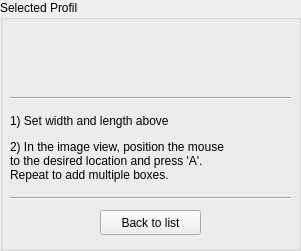
<?xml version="1.0" encoding="UTF-8"?>
<ui version="4.0">
 <class>Widget_stackedprofilbox_edit</class>
 <widget class="QWidget" name="Widget_stackedprofilbox_edit">
  <property name="geometry">
   <rect>
    <x>0</x>
    <y>0</y>
    <width>301</width>
    <height>251</height>
   </rect>
  </property>
  <property name="windowTitle">
   <string>Form</string>
  </property>
  <widget class="QGroupBox" name="groupBox_selectedProfil">
   <property name="geometry">
    <rect>
     <x>0</x>
     <y>0</y>
     <width>301</width>
     <height>251</height>
    </rect>
   </property>
   <property name="title">
    <string>Selected Profil</string>
   </property>
   <widget class="Line" name="line_sep1">
    <property name="geometry">
     <rect>
      <x>10</x>
      <y>90</y>
      <width>281</width>
      <height>16</height>
     </rect>
    </property>
    <property name="orientation">
     <enum>Qt::Horizontal</enum>
    </property>
   </widget>
   <widget class="QStackedWidget" name="stackedWidget">
    <property name="geometry">
     <rect>
      <x>0</x>
      <y>100</y>
      <width>301</width>
      <height>151</height>
     </rect>
    </property>
    <property name="styleSheet">
     <string notr="true"/>
    </property>
    <property name="currentIndex">
     <number>1</number>
    </property>
    <widget class="QWidget" name="page_adjustLoc">
     <property name="sizePolicy">
      <sizepolicy hsizetype="Fixed" vsizetype="Fixed">
       <horstretch>0</horstretch>
       <verstretch>0</verstretch>
      </sizepolicy>
     </property>
     <widget class="QLabel" name="label_adjustLoc">
      <property name="geometry">
       <rect>
        <x>10</x>
        <y>10</y>
        <width>271</width>
        <height>16</height>
       </rect>
      </property>
      <property name="text">
       <string>Move from current location:</string>
      </property>
      <property name="alignment">
       <set>Qt::AlignCenter</set>
      </property>
     </widget>
     <widget class="Line" name="line_sep1_1">
      <property name="geometry">
       <rect>
        <x>10</x>
        <y>90</y>
        <width>281</width>
        <height>16</height>
       </rect>
      </property>
      <property name="orientation">
       <enum>Qt::Horizontal</enum>
      </property>
     </widget>
     <widget class="QPushButton" name="pushButton_remove">
      <property name="enabled">
       <bool>true</bool>
      </property>
      <property name="geometry">
       <rect>
        <x>100</x>
        <y>110</y>
        <width>101</width>
        <height>25</height>
       </rect>
      </property>
      <property name="sizePolicy">
       <sizepolicy hsizetype="Fixed" vsizetype="Fixed">
        <horstretch>0</horstretch>
        <verstretch>0</verstretch>
       </sizepolicy>
      </property>
      <property name="focusPolicy">
       <enum>Qt::NoFocus</enum>
      </property>
      <property name="text">
       <string>Remove</string>
      </property>
     </widget>
     <widget class="QFrame" name="frame">
      <property name="geometry">
       <rect>
        <x>10</x>
        <y>40</y>
        <width>281</width>
        <height>41</height>
       </rect>
      </property>
      <property name="sizePolicy">
       <sizepolicy hsizetype="Fixed" vsizetype="Fixed">
        <horstretch>0</horstretch>
        <verstretch>0</verstretch>
       </sizepolicy>
      </property>
      <property name="frameShape">
       <enum>QFrame::NoFrame</enum>
      </property>
      <property name="frameShadow">
       <enum>QFrame::Plain</enum>
      </property>
      <property name="lineWidth">
       <number>1</number>
      </property>
      <layout class="QHBoxLayout" name="horizontalLayout_2">
       <property name="spacing">
        <number>9</number>
       </property>
       <property name="leftMargin">
        <number>0</number>
       </property>
       <property name="topMargin">
        <number>0</number>
       </property>
       <property name="rightMargin">
        <number>0</number>
       </property>
       <property name="bottomMargin">
        <number>0</number>
       </property>
       <item>
        <widget class="QPushButton" name="pushButton_minus20">
         <property name="enabled">
          <bool>false</bool>
         </property>
         <property name="sizePolicy">
          <sizepolicy hsizetype="MinimumExpanding" vsizetype="Expanding">
           <horstretch>31</horstretch>
           <verstretch>41</verstretch>
          </sizepolicy>
         </property>
         <property name="focusPolicy">
          <enum>Qt::NoFocus</enum>
         </property>
         <property name="text">
          <string>-20</string>
         </property>
        </widget>
       </item>
       <item>
        <widget class="QPushButton" name="pushButton_minus5">
         <property name="enabled">
          <bool>false</bool>
         </property>
         <property name="sizePolicy">
          <sizepolicy hsizetype="MinimumExpanding" vsizetype="Expanding">
           <horstretch>31</horstretch>
           <verstretch>41</verstretch>
          </sizepolicy>
         </property>
         <property name="focusPolicy">
          <enum>Qt::NoFocus</enum>
         </property>
         <property name="text">
          <string>-5</string>
         </property>
        </widget>
       </item>
       <item>
        <widget class="QPushButton" name="pushButton_minus1">
         <property name="enabled">
          <bool>false</bool>
         </property>
         <property name="sizePolicy">
          <sizepolicy hsizetype="MinimumExpanding" vsizetype="Expanding">
           <horstretch>31</horstretch>
           <verstretch>41</verstretch>
          </sizepolicy>
         </property>
         <property name="focusPolicy">
          <enum>Qt::NoFocus</enum>
         </property>
         <property name="text">
          <string>-1</string>
         </property>
        </widget>
       </item>
       <item>
        <spacer name="horizontalSpacer">
         <property name="orientation">
          <enum>Qt::Horizontal</enum>
         </property>
         <property name="sizeType">
          <enum>QSizePolicy::Fixed</enum>
         </property>
         <property name="sizeHint" stdset="0">
          <size>
           <width>9</width>
           <height>20</height>
          </size>
         </property>
        </spacer>
       </item>
       <item>
        <widget class="QPushButton" name="pushButton_plus1">
         <property name="enabled">
          <bool>false</bool>
         </property>
         <property name="sizePolicy">
          <sizepolicy hsizetype="MinimumExpanding" vsizetype="Expanding">
           <horstretch>31</horstretch>
           <verstretch>41</verstretch>
          </sizepolicy>
         </property>
         <property name="focusPolicy">
          <enum>Qt::NoFocus</enum>
         </property>
         <property name="text">
          <string>+1</string>
         </property>
        </widget>
       </item>
       <item>
        <widget class="QPushButton" name="pushButton_plus5">
         <property name="enabled">
          <bool>false</bool>
         </property>
         <property name="sizePolicy">
          <sizepolicy hsizetype="MinimumExpanding" vsizetype="Expanding">
           <horstretch>31</horstretch>
           <verstretch>41</verstretch>
          </sizepolicy>
         </property>
         <property name="focusPolicy">
          <enum>Qt::NoFocus</enum>
         </property>
         <property name="text">
          <string>+5</string>
         </property>
        </widget>
       </item>
       <item>
        <widget class="QPushButton" name="pushButton_plus20">
         <property name="enabled">
          <bool>false</bool>
         </property>
         <property name="sizePolicy">
          <sizepolicy hsizetype="MinimumExpanding" vsizetype="Expanding">
           <horstretch>31</horstretch>
           <verstretch>41</verstretch>
          </sizepolicy>
         </property>
         <property name="focusPolicy">
          <enum>Qt::NoFocus</enum>
         </property>
         <property name="text">
          <string>+20</string>
         </property>
        </widget>
       </item>
      </layout>
     </widget>
    </widget>
    <widget class="QWidget" name="page_clickOnRoute">
     <widget class="QLabel" name="label_addBox_help_SetWidthLength">
      <property name="geometry">
       <rect>
        <x>10</x>
        <y>6</y>
        <width>281</width>
        <height>31</height>
       </rect>
      </property>
      <property name="text">
       <string>&lt;html&gt;&lt;head/&gt;&lt;body&gt;&lt;p&gt;1) Set width and length above&lt;/p&gt;&lt;/body&gt;&lt;/html&gt;</string>
      </property>
      <property name="alignment">
       <set>Qt::AlignLeading|Qt::AlignLeft|Qt::AlignVCenter</set>
      </property>
      <property name="wordWrap">
       <bool>true</bool>
      </property>
     </widget>
     <widget class="QPushButton" name="pushButton_cancelAdd">
      <property name="geometry">
       <rect>
        <x>100</x>
        <y>110</y>
        <width>101</width>
        <height>25</height>
       </rect>
      </property>
      <property name="focusPolicy">
       <enum>Qt::NoFocus</enum>
      </property>
      <property name="text">
       <string>Back to list</string>
      </property>
     </widget>
     <widget class="Line" name="line_sep1_2">
      <property name="geometry">
       <rect>
        <x>10</x>
        <y>90</y>
        <width>281</width>
        <height>16</height>
       </rect>
      </property>
      <property name="orientation">
       <enum>Qt::Horizontal</enum>
      </property>
     </widget>
     <widget class="QLabel" name="label_addBox_help_selectBoxCenterPoint">
      <property name="geometry">
       <rect>
        <x>10</x>
        <y>36</y>
        <width>281</width>
        <height>51</height>
       </rect>
      </property>
      <property name="text">
       <string>&lt;html&gt;&lt;head/&gt;&lt;body&gt;&lt;p&gt;2) In the image view, position the mouse&lt;br/&gt;to the desired location and press 'A'. &lt;br/&gt;Repeat to add multiple boxes.&lt;/p&gt;&lt;/body&gt;&lt;/html&gt;</string>
      </property>
      <property name="alignment">
       <set>Qt::AlignLeading|Qt::AlignLeft|Qt::AlignVCenter</set>
      </property>
      <property name="wordWrap">
       <bool>true</bool>
      </property>
     </widget>
    </widget>
   </widget>
   <widget class="Widget_stackedProfilBox_editSize" name="widget_stackedProfBox_editSize" native="true">
    <property name="geometry">
     <rect>
      <x>0</x>
      <y>25</y>
      <width>301</width>
      <height>68</height>
     </rect>
    </property>
    <property name="focusPolicy">
     <enum>Qt::StrongFocus</enum>
    </property>
   </widget>
  </widget>
 </widget>
 <customwidgets>
  <customwidget>
   <class>Widget_stackedProfilBox_editSize</class>
   <extends>QWidget</extends>
   <header>widget_stackedprofilbox_editsize.h</header>
   <container>1</container>
  </customwidget>
 </customwidgets>
 <tabstops>
  <tabstop>widget_stackedProfBox_editSize</tabstop>
  <tabstop>pushButton_remove</tabstop>
  <tabstop>pushButton_cancelAdd</tabstop>
 </tabstops>
 <resources/>
 <connections/>
</ui>
